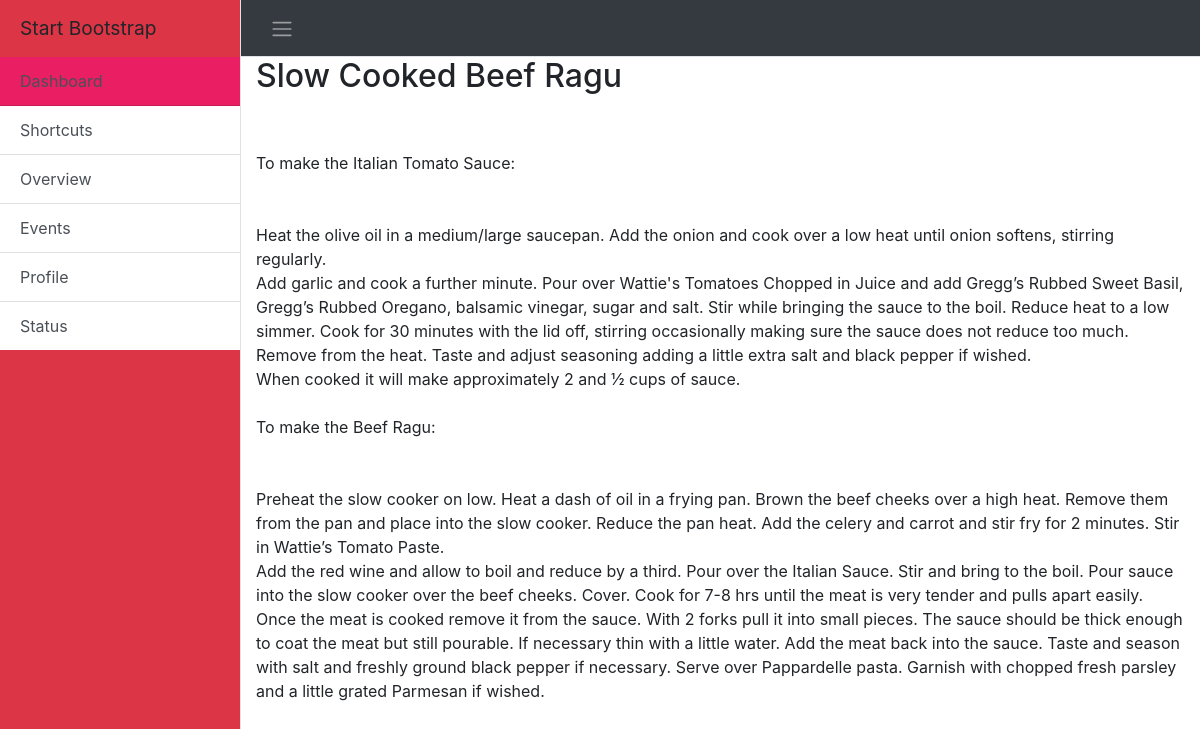
Screenshot of /post/7/ with the database file from the repository.
### food/models.py (models this page shows, shortened)
class Post(models.Model):
	title = models.CharField(max_length=200)
	image = models.CharField(max_length=500)
	article_link = models.CharField(max_length=500, default='None')
	ingredients = models.TextField()
	text = models.TextField()
	published_date = models.DateTimeField(default=timezone.now())

### food/views.py (the view)
# urls.py: path('post/<int:pk>/', views.post_detail, name='post_detail'),
def post_detail(request, pk):
	post = get_object_or_404(Post, pk=pk)
	return render(request, 'food/post_detail.html', {'post': post})

### food/templates/food/post_detail.html
{% extends 'food/base.html' %}
{% block content %}
<div class="post">
        <h2>{{ post.title }}</h2>
        <p>{{ post.text|linebreaksbr }}</p>
    </div>
{% endblock %}

### food/static/css/stylesheet.css (style rules this page uses)
body { overflow-x: hidden; }

### rows the page displays
Post: title "Slow Cooked Beef Ragu", text "To make the Italian Tomato Sauce: Heat the olive oil in a medium/large saucepan. Add the onion and cook over a low heat until onion softens, stirring regularly. Add garlic and cook a further minute. Pour over Wattie's Tomatoes Chopped in Juice and add Gregg’s Rubbed Sweet Basil, Gregg’s Rubbed Oregano, balsamic vinegar, sugar and salt. Stir while bringing the sauce to the boil. Reduce heat to a low simmer. Cook for 30 minutes with the lid off, stirring occasionally making sure the sauce does not reduce too much. Remove from the heat. Taste and adjust seasoning adding a little extra salt and black pepper if wished. When cooked it will make approximately 2 and ½ cups of sauce. To make the…"
